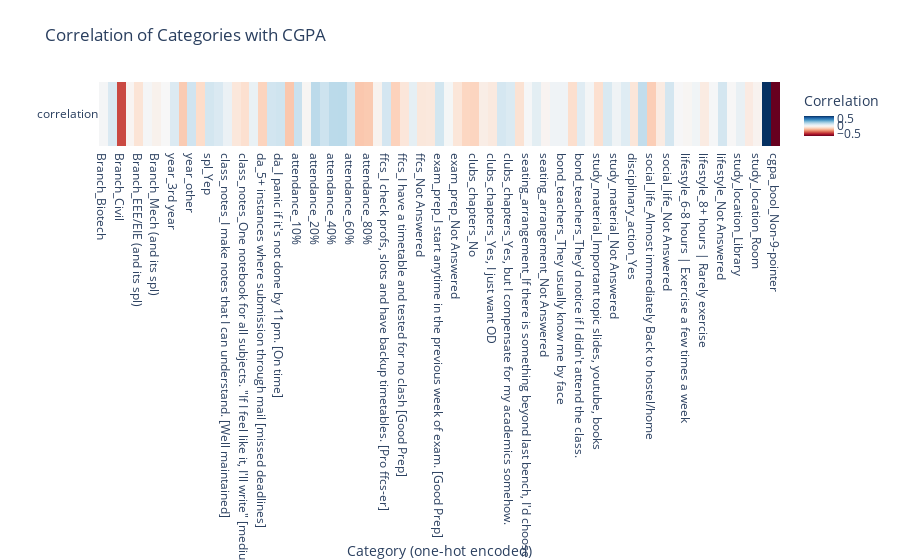

The notebook cell saved with this chart:
### Code cell
import plotly.express as px
import pandas as pd

# One-hot encode categorical columns
df_encoded = pd.get_dummies(df_preprocessed[cat])

# Compute correlation with target
corr_matrix = df_encoded.corrwith(df_preprocessed['cgpa']).to_frame(name="correlation")

# Reset index so categories become a column
corr_matrix = corr_matrix.reset_index().rename(columns={"index":"category"})

# Plot interactive heatmap
fig = px.imshow(
    corr_matrix.set_index("category").T, 
    color_continuous_scale="RdBu", 
    aspect="auto",
    title="Correlation of Categories with CGPA"
)

fig.update_layout(
    xaxis_title="Category (one-hot encoded)",
    yaxis_title="",
    coloraxis_colorbar=dict(title="Correlation")
)

fig.show()

### Figure 1 — Plotly figure (JSON) as saved in the notebook; plotly's stock layout.template omitted (floating-point values rounded to 4 significant figures)
{"data": [{"coloraxis": "coloraxis", "hovertemplate": "category: %{x}<br>y: %{y}<br>color: %{z}<extra></extra>", "name": "0", "type": "heatmap", "x": ["Branch_Biotech", "Branch_CSE (and its spl)", "Branch_Civil", "Branch_ECE (and its spl)", "Branch_EEE/EIE (and its spl)", "Branch_IT", "Branch_Mech (and its spl)", "Branch_Other", "year_3rd year", "year_4th year", "year_other", "spl_Nope", "spl_Yep", "class_notes_I carry 3 pens to class. [Pro level notes]", "class_notes_I make notes that I can understand. [Well maintained]", "class_notes_Not Answered", "class_notes_One notebook for all subjects. \"If I feel like it, I'll write\" [medium maintenance]", "class_notes_What notes? [no notes maintained]", "da_5+ instances where submission through mail [missed deadlines]", "da_5+ instances where submission was done one day before [Pro punctual]", "da_I panic if it's not done by 11pm. [On time]", "da_Login: 11:55 => Submit: 11:59 [Saved in time]", "attendance_10%", "attendance_100%", "attendance_20%", "attendance_30%", "attendance_40%", "attendance_50%", "attendance_60%", "attendance_70%", "attendance_80%", "attendance_90%", "ffcs_I check profs, slots and have backup timetables. [Pro ffcs-er]", "ffcs_I choose slots on the day of FFCS and hope they don't clash [Almost no prep]", "ffcs_I have a timetable and tested for no clash [Good Prep]", "ffcs_I know good teachers and slots, but I don't check using tools like ffcsonthego [Medium prep]", "ffcs_Not Answered", "exam_prep_I download the syllabus one day before. [Last minute prep]", "exam_prep_I start anytime in the previous week of exam. [Good Prep]", "exam_prep_I've started my prep for FATs already.", "exam_prep_Not Answered", "exam_prep_Seeing the question paper is same as seeing syllabus. [Almost no prep]", "clubs_chapters_No", "clubs_chapters_Not Answered", "clubs_chapters_Yes, I just want OD", "clubs_chapters_Yes, I want to gain experience.", "clubs_chapters_Yes, but I compensate for my academics somehow.", "seating_arrangement_First/second bench", "seating_arrangement_If there is something beyond last bench, I'd choose that.", "seating_arrangement_No preference.", "seating_arrangement_Not Answered", "seating_arrangement_Somewhere in the middle", "bond_teachers_They usually know me by face", "bond_teachers_They wouldn't recognize me at all.", "bond_teachers_They'd notice if I didn't attend the class.", "study_material_All slides and youtube", "study_material_Important topic slides, youtube, books", "study_material_Just slides and recommended books", "study_material_Not Answered", "disciplinary_action_No", "disciplinary_action_Yes", "social_life_30min - 1hr on somedays", "social_life_Almost immediately Back to hostel/home", "social_life_I exhaust my outing time and I wish there was more", "social_life_Not Answered", "lifestyle_4-6 hours | Occasionally exercise", "lifestyle_6-8 hours | Exercise a few times a week", "lifestyle_8+ hours | Exercise regularly", "lifestyle_8+ hours | Rarely exercise", "lifestyle_<4 hours | Rarely exercise", "lifestyle_Not Answered", "study_location_Friend's room [or library with friends]", "study_location_Library", "study_location_Not Answered", "study_location_Room", "cgpa_bool_9-pointer", "cgpa_bool_Non-9-pointer"], "xaxis": "x", "y": ["correlation"], "yaxis": "y", "z": [[0.01207, 0.1021, -0.4396, -0.01491, -0.09061, 0.01207, -0.02946, -0.001324, 0.09275, -0.1714, 0.1349, -0.1239, 0.1239, 0.09928, 0.04092, -0.07725, -0.108, 0.04702, -0.1499, 0.1301, 0.1365, -0.1822, 0.1486, -0.01082, 0.1772, 0.1411, 0.178, 0.1794, 0.1206, -0.1804, -0.1749, -0.02476, 0.1226, -0.1534, -0.07929, 0.06182, -0.07604, -0.07028, 0.1283, 0.009701, -0.08128, -0.1424, -0.1461, -0.04789, -0.06613, 0.1192, 0.09581, -0.09866, 0.008357, 0.06827, -0.01686, 0.02652, 0.02825, -0.1123, 0.07829, 0.01476, -0.1078, 0.1053, 0.02903, 0.08252, -0.08252, 0.1637, -0.1637, -0.05691, 0.1232, 0.003859, -0.01001, 0.02371, -0.05675, 0.007549, 0.1232, -0.003353, 0.0483, -0.05913, -0.02168, 0.6608, -0.6608]]}], "layout": {"coloraxis": {"colorbar": {"title": {"text": "Correlation"}}, "colorscale": [[0, "rgb(103,0,31)"], [0.1, "rgb(178,24,43)"], [0.2, "rgb(214,96,77)"], [0.3, "rgb(244,165,130)"], [0.4, "rgb(253,219,199)"], [0.5, "rgb(247,247,247)"], [0.6, "rgb(209,229,240)"], [0.7, "rgb(146,197,222)"], [0.8, "rgb(67,147,195)"], [0.9, "rgb(33,102,172)"], [1, "rgb(5,48,97)"]]}, "title": {"text": "Correlation of Categories with CGPA"}, "xaxis": {"anchor": "y", "domain": [0, 1], "title": {"text": "Category (one-hot encoded)"}}, "yaxis": {"anchor": "x", "autorange": "reversed", "domain": [0, 1], "title": {"text": ""}}}}
